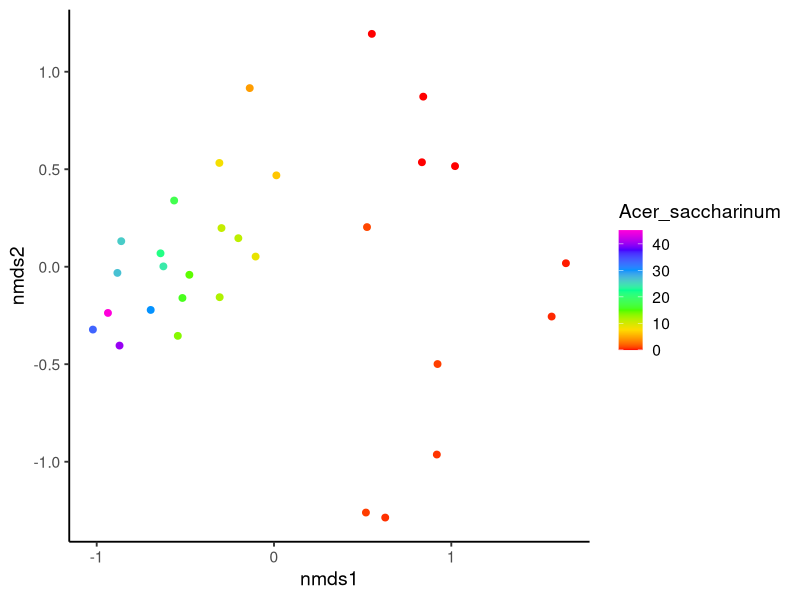
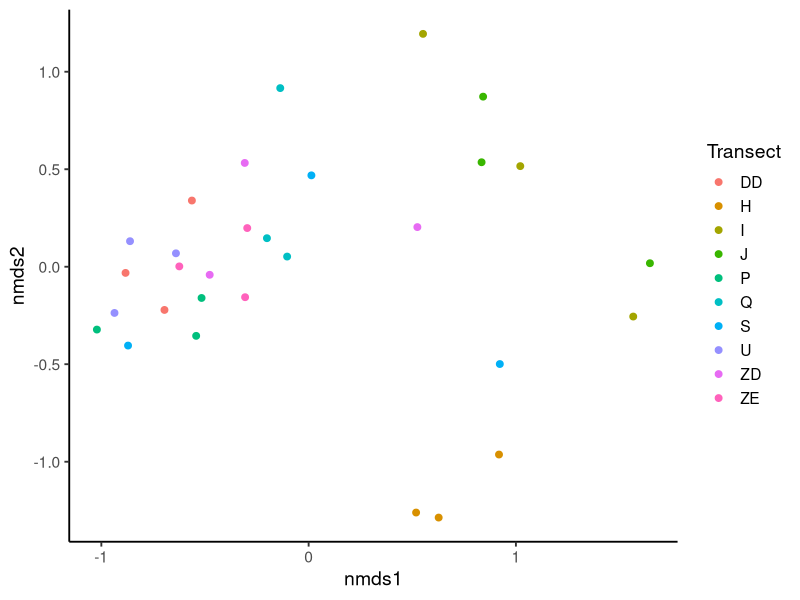
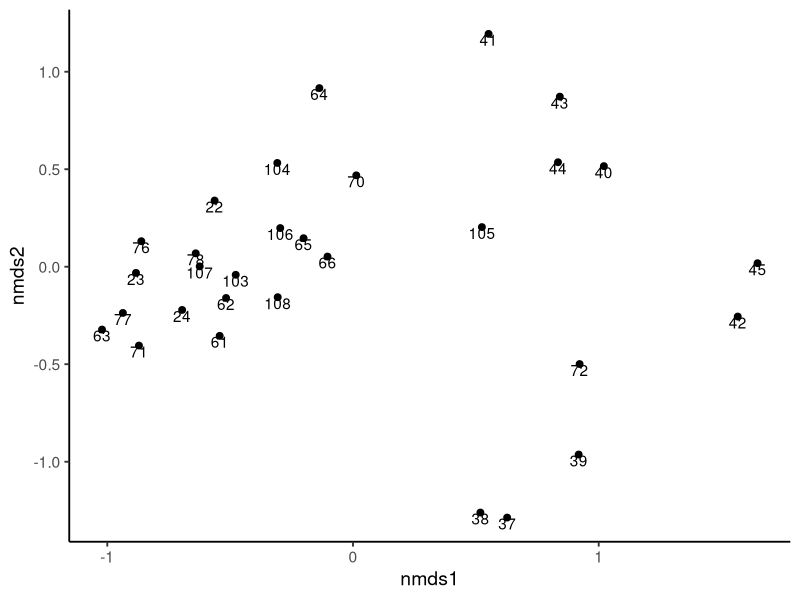
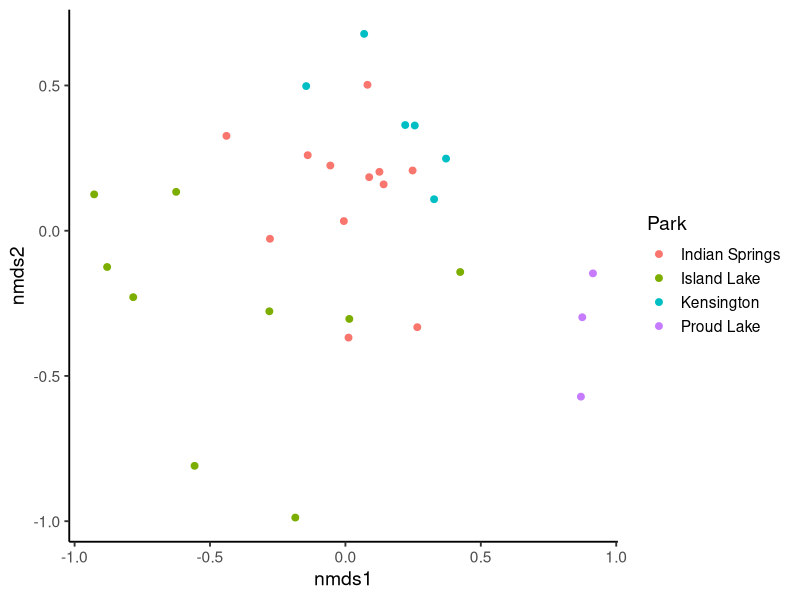
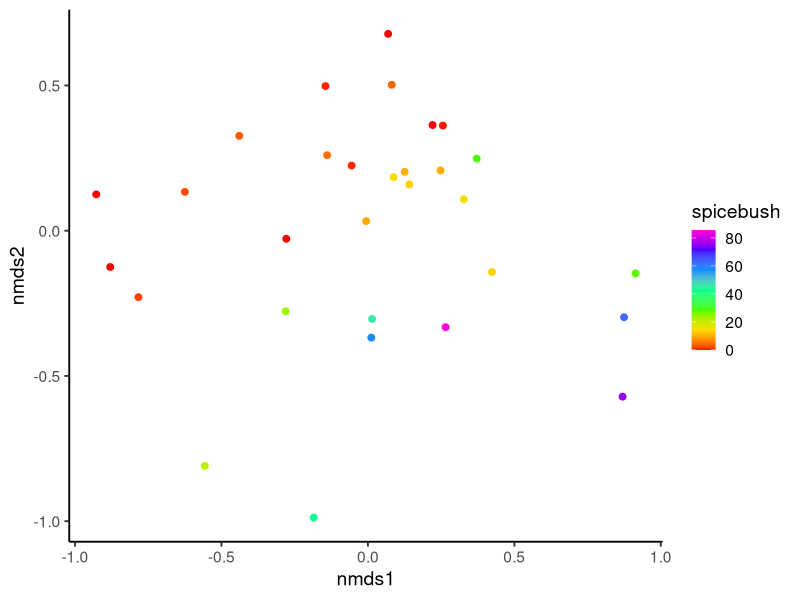
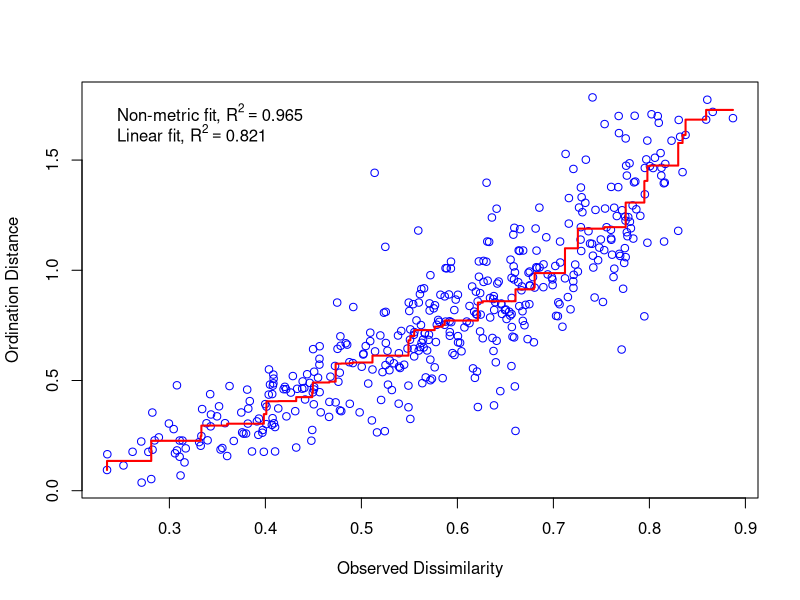
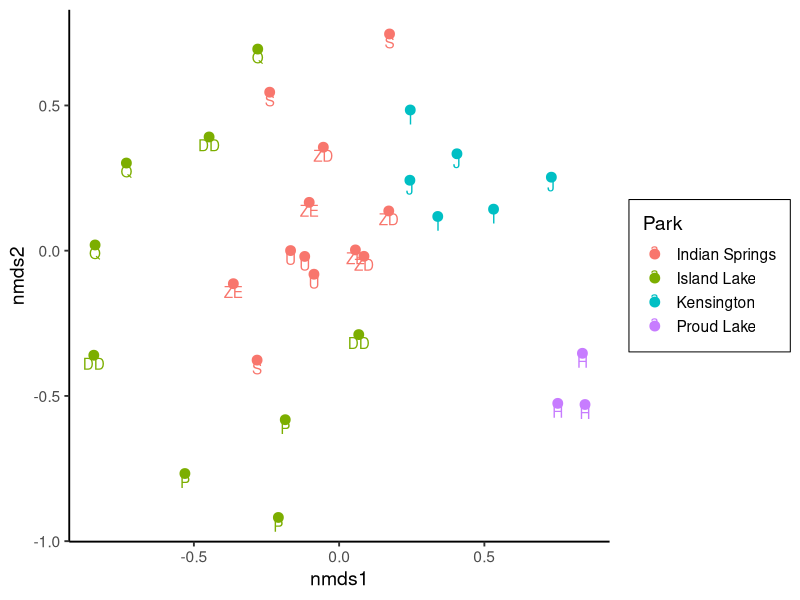
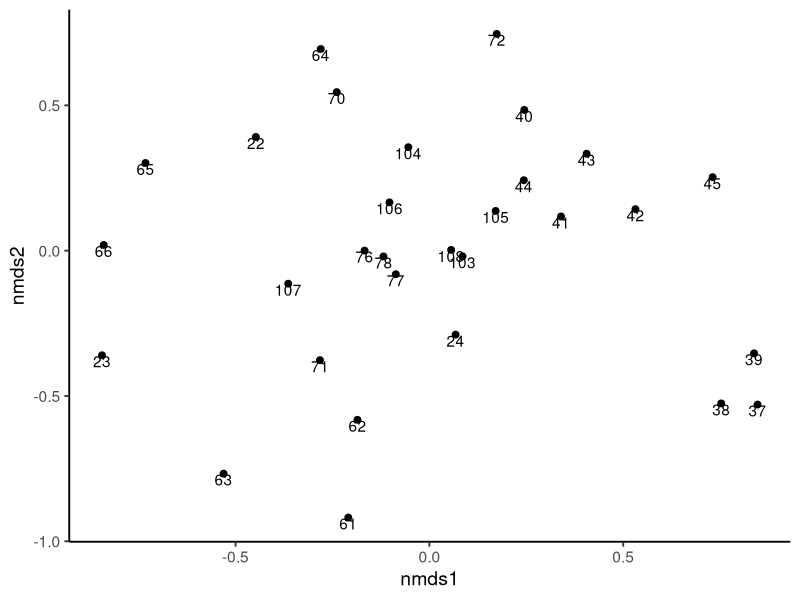

R code for these plots, in order:
# Tree NMDS
# 8/19/2025
# Aaron Tayal
# I'd like to make an NMDS on the 30 hydric plots that incorporates all the 
# information collected in 2024-2025 about canopy trees, understory trees,
# and ground cover.

# The reason I'm doing this is to see what is different about the plots
# where ash regeneration did not occur, versus the plots where ash regeneration
# did occur.

# Variables used to construct the distance matrix:
# Total basal area (>2.5 cm DBH) of each tree *species*
# Percent cover of graminoids, ferns, spicebush, ilex, poison sumac, skunk cabbage

# I think I may want to run the percent cover data separately from the 
# tree basal area. Because they are on different scales.


library(dplyr)
library(ggplot2)
theme_set(theme_classic(base_size = 14))
library(vegan)

BA0 <- read.csv("Cleaned_data/basal_area_big_and_small_trees_spp_level_by_plot.csv")

# Now merge the data to the plot centers data frame:
plots <- read.csv("Cleaned_data/EAB_Michigan_2024_2025_plot_centers_with_hydro.csv")
plots1 <- plots %>% select(center_tree_number, mstrlvl, plotmstr, Transect,
                           Park, Plot_ID)
BA <- right_join(plots1, BA0, by="center_tree_number")

# Information on plot-level percent cover:
cover0 <- read.csv("Cleaned_data/percent_cover_by_plot.csv")
cover <- right_join(plots1, cover0, by="center_tree_number")

# NMDS on tree basal areas: ####################################################

# Now calculate distance between plots in species space. I'm using Bray-Curtis
# dissimilarity because it will ignore double zeros (plots that both lack a
# species should not be considered more similar)

tree_spp <- c("Acer_saccharinum", "Acer_saccharum", "Betula_alleghaniensis",
              "Carpinus_caroliniana", "Frangula_alnus", "Fraxinus_nigra",
              "Fraxinus_pennsylvanica_etc", "Larix_laricina", "Populus",
              "Quercus_white", "Quercus_red", "Tilia_americana", "Ulmus")

BA_matrix <- as.matrix(BA %>% select(all_of(tree_spp)))

dist_BA <- vegdist(BA_matrix, method = "bray")

nmds_BA <- metaMDS(dist_BA, trymax = 500, k = 2)

BA$nmds1 <- nmds_BA$points[,1]
BA$nmds2 <- nmds_BA$points[,2]

ggplot(data=BA, aes(x=nmds1, y=nmds2, color=Acer_saccharinum)) + geom_point(size=2) +
  scale_color_gradientn(colors = rainbow(7))

ggplot(data=BA, aes(x=nmds1, y=nmds2, color=Transect)) + geom_point(size=2)

ggplot(data=BA, aes(x=nmds1, y=nmds2, label=center_tree_number)) + geom_point(size=2) +
  geom_text(vjust=1)

# NMDS on ground-level percentage cover: #######################################

cover_types <- c("graminoids", "skunk_cabbage", "ferns", "spicebush", "ilex",          
                 "poison_sumac", "other_woody_shrub") # omit glossy buckthorn and water cover

cover_matrix <- as.matrix(cover %>% select(all_of(cover_types)))

dist_cover <- vegdist(cover_matrix, method = "bray")

nmds_cover <- metaMDS(dist_cover, trymax = 500, k = 2)

cover$nmds1 <- nmds_cover$points[,1]
cover$nmds2 <- nmds_cover$points[,2]

ggplot(data=cover, aes(x=nmds1, y=nmds2, color=Park)) + geom_point(size=2)

ggplot(data=cover, aes(x=nmds1, y=nmds2, color=spicebush)) + geom_point(size=2) +
  scale_color_gradientn(colors = rainbow(7))

# Try running basal area and ground-level percentage cover in the same ########
# NMDS: for this I will need to standardize by column maximum. This will cause
# Acer saccharinum to become less important in determining the structure. It 
# will also make sure the percent cover variables don't dominate the structure 
# just because they are bigger than the basal areas.

dat <- full_join(BA, cover0, by="center_tree_number")

dat_matrix <- as.matrix(dat %>% select(all_of(c(tree_spp, cover_types))))

dat_matrix_stdz <- decostand(dat_matrix, method = "max", MARGIN = 2) 
# Standardize by column to the max of each column

dist_dat <- vegdist(dat_matrix_stdz, method = "bray")

nmds_dat <- metaMDS(dist_dat, trymax = 500, k = 2)
nmds_dat
stressplot(nmds_dat)

dat$nmds1 <- nmds_dat$points[,1]
dat$nmds2 <- nmds_dat$points[,2]

ggplot(data=dat, aes(x=nmds1, y=nmds2, color=Park)) + geom_point(size=3) +
  theme(legend.box.background = element_rect(), legend.box.margin = margin(3,3,3,3)) +
  coord_fixed() + 
  geom_text(aes(x=nmds1, y=nmds2, color=Park, label=Transect), vjust=1.2)
  

ggplot(data=dat, aes(x=nmds1, y=nmds2, label=center_tree_number)) + geom_point(size=2) +
  geom_text(vjust=1)

ggplot(data=dat, aes(x=nmds1, y=nmds2, color=Acer_saccharinum, label=Transect)) + 
  geom_point(size=2) + theme_classic() + 
  scale_color_gradientn(colors = c("red", "blue")) + geom_text(vjust=1)



















